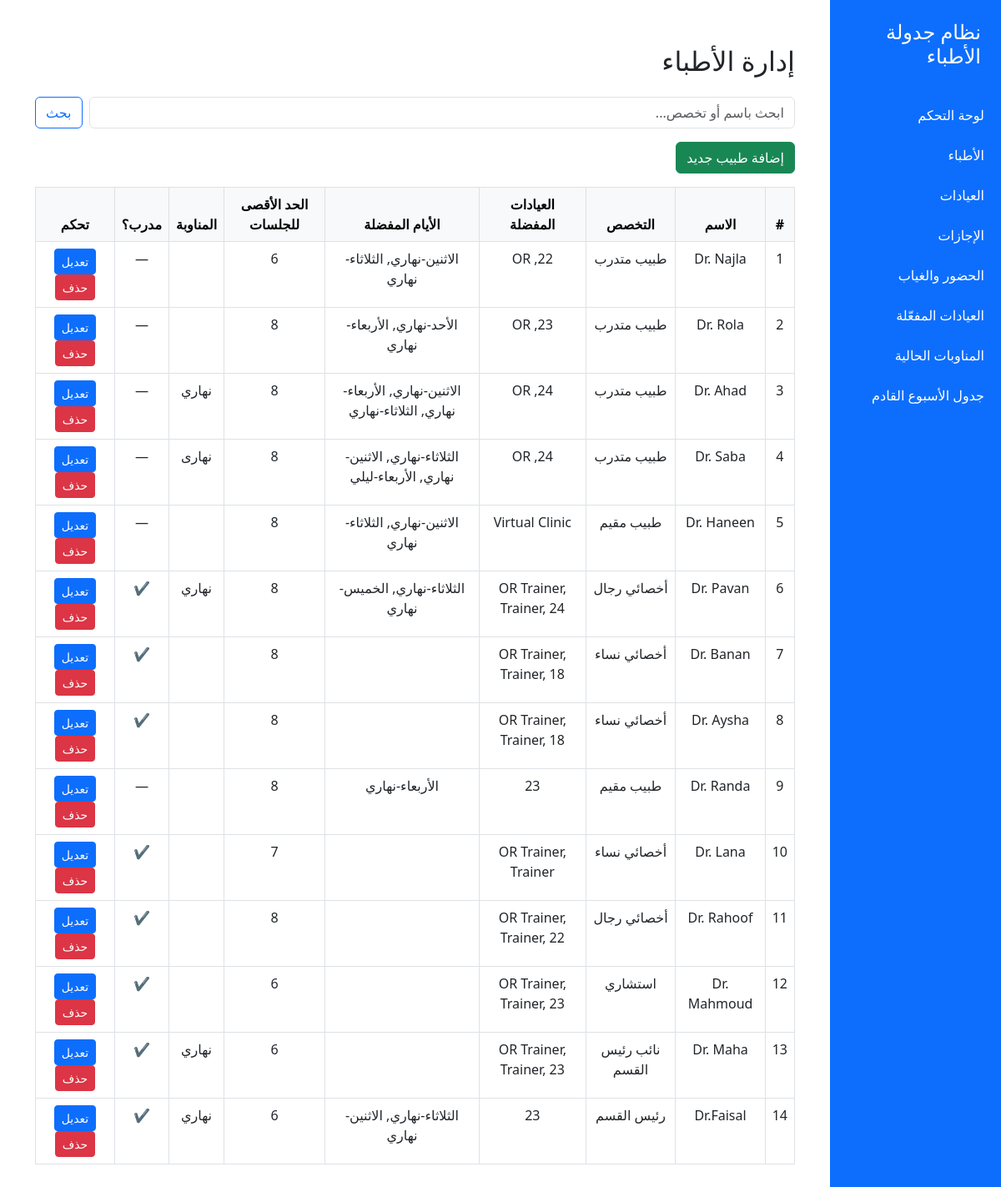
Before: /dashboard/doctors/ with the older database file.
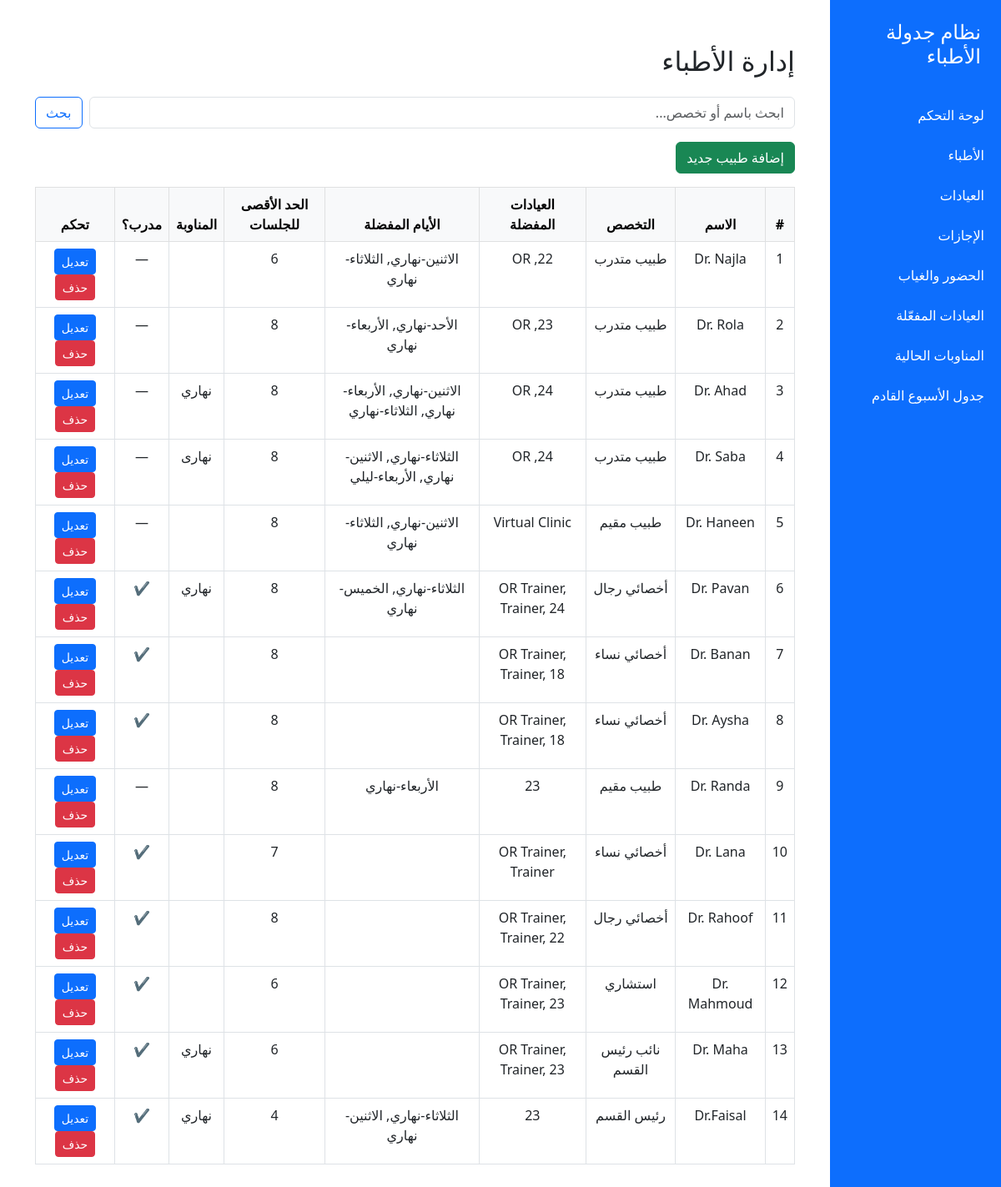
After: the same page with the newer database file.
### doctors_app/models.py (models this page shows, shortened)
class Doctor(models.Model):
    name = models.CharField(max_length=100, verbose_name='اسم الطبيب')
    specialty = models.CharField(max_length=100, verbose_name='التخصص')
    max_sessions = models.IntegerField(default=10, verbose_name='الحد الأقصى للجلسات')
    preferred_clinics = models.JSONField(default=list, blank=True, verbose_name='تفضيلات العيادات')
    preferred_days = models.JSONField(default=list, blank=True, verbose_name='تفضيلات الأيام مع الشيفت')  # ✅ List مش Dict
    unavailable_days = models.JSONField(default=list, blank=True, verbose_name='الأيام غير المتاحة مع الشيفت')  # ✅ List
    shift_preference = models.JSONField(default=list, blank=True, verbose_name='تفضيلات المناوبة')
    has_training = models.BooleanField(default=False, verbose_name='مدرب')

### doctors_app/views.py (the view)
# urls.py: path('doctors/', views.doctors_list, name='doctors_list'),
def doctors_list(request):
    query = request.GET.get('q', '')
    doctors = Doctor.objects.all()
    existing_clinics = set(Clinic.objects.values_list('name', flat=True))
    for doctor in doctors:
        if doctor.preferred_clinics:
            cleaned_preferred = [name for name in doctor.preferred_clinics if name in existing_clinics]
            if cleaned_preferred != doctor.preferred_clinics:
                doctor.preferred_clinics = cleaned_preferred
                doctor.save(update_fields=['preferred_clinics'])  # 🛠️ نحفظ بس الفيلد المطلوب بدون لمس الباقي
    if query:
        doctors = doctors.filter(
            models.Q(name__icontains=query) | models.Q(specialty__icontains=query)
        )
    return render(request, 'doctors_list.html', {'doctors': doctors})

### templates/doctors_list.html (shortened to what this page needs)
{% extends 'base.html' %}
{% block content %}
<div class="container">
  <h2 class="my-4">إدارة الأطباء</h2>
  <form method="get" class="mb-3 d-flex">
    <input type="text" name="q" class="form-control me-2" placeholder="ابحث باسم أو تخصص..." value="{{ request.GET.q }}">
    <button class="btn btn-outline-primary" type="submit">بحث</button>
  </form>
  <a href="{% url 'add_doctor' %}" class="btn btn-success mb-3">إضافة طبيب جديد</a>
  <table class="table table-bordered table-hover text-center">
    <thead class="table-light">
      <tr>
        <th>#</th>
        <th>الاسم</th>
        <th>التخصص</th>
        <th>العيادات المفضلة</th>
        <th>الأيام المفضلة</th>
        <th>الحد الأقصى للجلسات</th>
        <th>المناوبة</th>
        <th>مدرب؟</th>
        <th>تحكم</th>
      </tr>
    </thead>
    <tbody>
      {% for doctor in doctors %}
      <tr>
        <td>{{ forloop.counter }}</td>
        <td>{{ doctor.name }}</td>
        <td>{{ doctor.specialty }}</td>
        <td>{{ doctor.preferred_clinics|join:", " }}</td>
        <td>{{ doctor.preferred_days|join:", " }}</td>
        <td>{{ doctor.max_sessions }}</td>
        <td>{{ doctor.shift_preference|join:", " }}</td>
        <td>{% if doctor.has_training %}✔{% else %}—{% endif %}</td>
        <td>
          <a href="{% url 'edit_doctor' doctor.id %}" class="btn btn-sm btn-primary">تعديل</a>
          <a href="{% url 'delete_doctor' doctor.id %}" class="btn btn-sm btn-danger" onclick="return confirm('هل أنت متأكد من الحذف؟');">حذف</a>
        </td>
      </tr>
      {% empty %}
      <tr><td colspan="9">لا يوجد نتائج.</td></tr>
      {% endfor %}
    </tbody>
  </table>
</div>
{% endblock %}

Changed rows visible on the page:
changed Doctor "Dr.Faisal": max_sessions "6" → "4"
